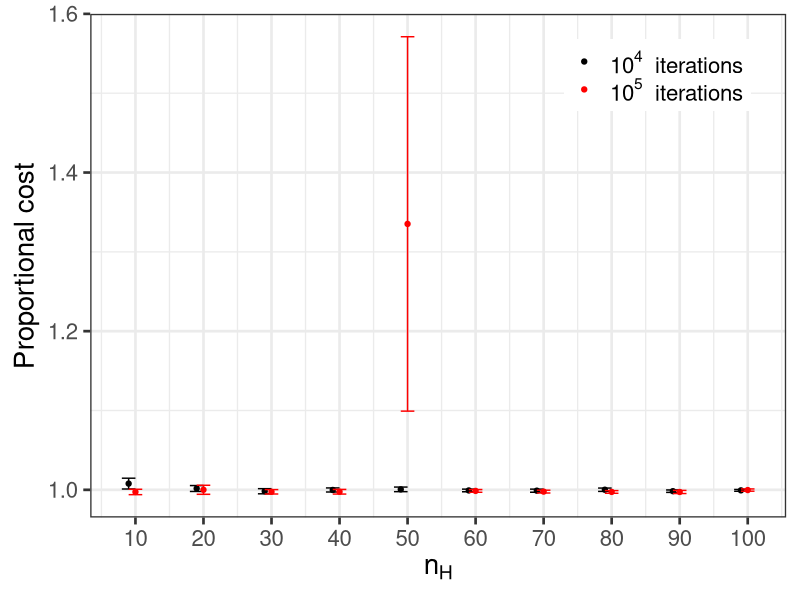
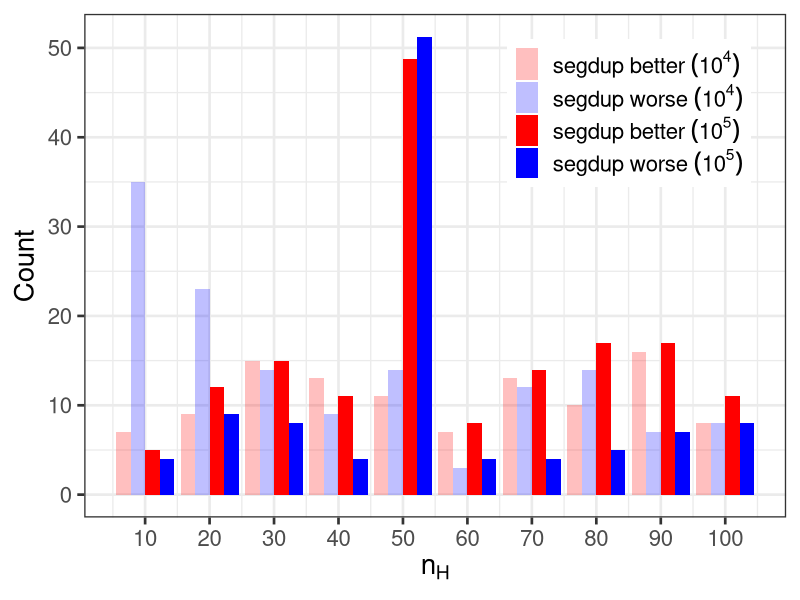
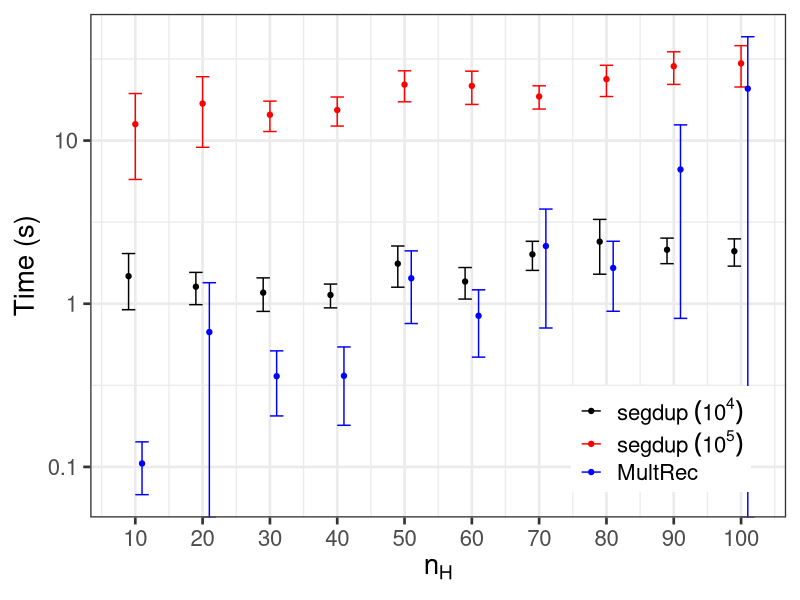
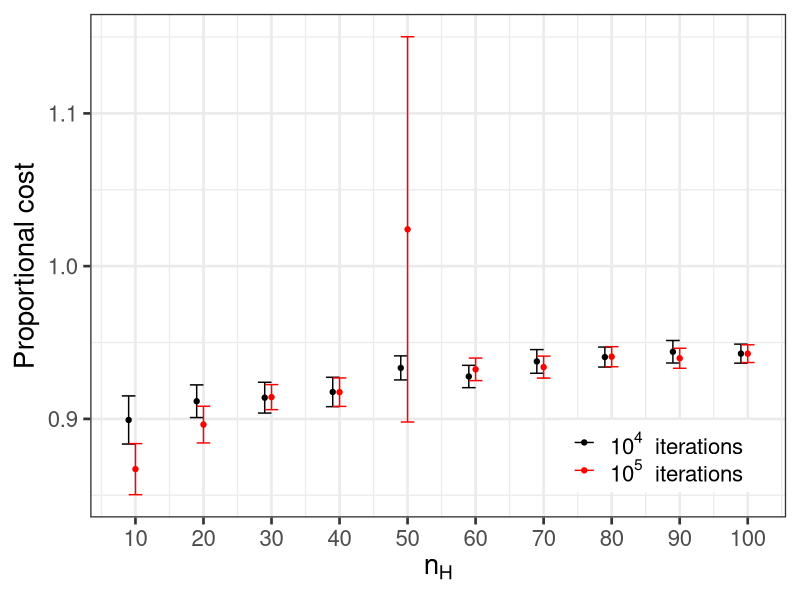

Reproduce these figures in R, in order. (Note: this script raises an error after producing the figures.)
library(ggplot2)
library(reshape)
theme_set(theme_bw(base_size=20))

#system("python3 process.py")
dat <- read.csv("allresults.csv", header=T)
datlong <- read.csv("allresults-long.csv", header=T)

#default values (change nP to 20)
nH <- 50
nP <- 20
rB <- 2
pJ <- 0.5

d <- 10
l <- 1
dat$trueCost <- d*dat$nAllDupEvents+l*dat$nLineageSort

dat$propSdCost <- dat$cost/dat$mrCost
dat$propTrueCost <- dat$cost/dat$trueCost

dat$sdBetter <- dat$cost < dat$mrCost
dat$same <- dat$cost == dat$mrCost
dat$mrBetter <- dat$mrCost < dat$cost

datlong$trueCost <- d*datlong$nAllDupEvents+l*datlong$nLineageSort

datlong$propSdCost <- datlong$cost/datlong$mrCost
datlong$propTrueCost <- datlong$cost/datlong$trueCost

datlong$sdBetter <- datlong$cost < datlong$mrCost
datlong$same <- datlong$cost == datlong$mrCost
datlong$mrBetter <- datlong$mrCost < datlong$cost


#varying nH
nHdat <- dat[dat$nP==nP & dat$rB==rB & dat$pJ == pJ,]
nHdatlong <- datlong[datlong$nP==nP & datlong$rB==rB & datlong$pJ == pJ,]

totals <- aggregate(nHdat, by = list(nHdat$nH), FUN = sum)
means <- aggregate(nHdat, by = list(nHdat$nH), FUN = mean)
sds <- aggregate(nHdat, by = list(nHdat$nH), FUN = sd)/10

ltotals <- aggregate(nHdatlong, by = list(nHdatlong$nH), FUN = sum)
lmeans <- aggregate(nHdatlong, by = list(nHdatlong$nH), FUN = mean)
lsds <- aggregate(nHdatlong, by = list(nHdatlong$nH), FUN = sd)/10

#compare cost to Multrec - proportional increase
#pdf("figures/nH-sdvmr-cost-long.pdf")
#plot(means$nH, means$propSdCost, main="Proportional increase in cost of segdup vs multrec", xlab="nH", ylim=c(min(means$propSdCost-2*sds$propSdCost),max(means$propSdCost+2*sds$propSdCost)))
#arrows(means$nH, means$propSdCost-2*sds$propSdCost, means$nH, means$propSdCost+2*sds$propSdCost, length=0.05, angle=90, code=3)
#dev.off()

pdf("figures/nH-sdvmr-cost-both.pdf")
ggplot(data=means) + geom_point(aes(nH-1,propSdCost,col="black")) +
	geom_errorbar(aes(nH-1,ymin=propSdCost-2*sds$propSdCost,ymax=propSdCost+2*sds$propSdCost),width=2) + 
	geom_point(aes(nH,lmeans$propSdCost,col="red")) +
	geom_errorbar(aes(nH,ymin=lmeans$propSdCost-2*lsds$propSdCost,ymax=lmeans$propSdCost+2*lsds$propSdCost),col="red",width=2) + 
	scale_x_continuous(breaks=seq(0,100,by=10)) +
	scale_colour_manual(values = c('black','red'), labels = c(bquote(10^4~' iterations'),bquote(10^5~' iterations'))) +
	theme(legend.title=element_blank(), legend.position = c(.95, .95), legend.justification = c("right", "top"), legend.box.just = "right", legend.margin = margin(6, 6, 6, 6)) +
	xlab(bquote(n[H])) + ylab("Proportional cost")
dev.off()

#compare cost to Multrec - counts
#pdf("figures/nH-sdvmr-counts-long.pdf")
#barplot(t(as.matrix(totals[,c("sdBetter","same","mrBetter")])), names.arg=means$nH, beside=T, col=c("red","green","blue"), main="Counts where segdup is better/equal/worse than multrec", xlab="nH")
#legend("topright", legend=c("segdup better","equal","segdup worse"), fill=c("red","green","blue"))
#dev.off()

pdf("figures/nH-sdvmr-counts-both.pdf")
tm <- melt(data.frame(nH=means$nH,sd=means$sdBetter*100,mr=means$mrBetter*100,lsd=lmeans$sdBetter*100,lmr=lmeans$mrBetter*100), id.vars=1)
ggplot(data=tm) + geom_bar(aes(nH, value, fill=variable), position="dodge", stat="identity") +
	scale_fill_manual(values=alpha(c('red','blue','red','blue'),c(0.25,0.25,1,1)), labels=c(bquote(segdup~better~(10^4)),bquote(segdup~worse~(10^4)),bquote(segdup~better~(10^5)),bquote(segdup~worse~(10^5)))) +
	theme(legend.title=element_blank(), legend.position = c(.95, .95), legend.justification = c("right", "top"), legend.box.just = "right", legend.margin = margin(6, 6, 6, 6)) +
	scale_x_continuous(breaks=seq(0,100,by=10)) +
	xlab(bquote(n[H])) + ylab("Count")
dev.off()

#compare time to Multrec
#pdf("figures/nH-sdvmr-time-long.pdf")
#plot(means$nH, means$sdTime, col="red", main="Time of segdup vs multrec", xlab="nH", ylim=c(min(means$sdTime-2*sds$sdTime,means$mrTime),max(means$sdTime+2*sds$sdTime,means$mrTime)))
#arrows(means$nH, means$sdTime-2*sds$sdTime, means$nH, means$sdTime+2*sds$sdTime, length=0.05, angle=90, code=3, col="red")
#points(means$nH, means$mrTime, col="blue")
#arrows(means$nH, means$mrTime-2*sds$mrTime, means$nH, means$mrTime+2*sds$mrTime, length=0.05, angle=90, code=3, col="blue")
#legend("topleft", legend=c("segdup","Multrec"), col=c("red","blue"), lty=1)
#dev.off()

pdf("figures/nH-sdvmr-time-both.pdf")
ggplot(data=means) + geom_point(aes(nH-1,sdTime,col="black")) + 
	geom_errorbar(aes(nH-1,ymin=sdTime-2*sds$sdTime,ymax=sdTime+2*sds$sdTime,col="black"),width=2) + 
	geom_point(aes(nH,lmeans$sdTime,col="red")) + 
	geom_errorbar(aes(nH,ymin=lmeans$sdTime-2*lsds$sdTime,ymax=lmeans$sdTime+2*lsds$sdTime,col="red"),width=2) +
	geom_point(aes(nH+1,(mrTime+lmeans$mrTime)/2,colour="blue")) +
	geom_errorbar(aes(nH+1,ymin=pmax(0,(mrTime+lmeans$mrTime)/2-2*(sds$mrTime+lsds$mrTime)/2/sqrt(2)),ymax=(mrTime+lmeans$mrTime)/2+2*(sds$mrTime+lsds$mrTime)/2/sqrt(2),colour="blue"),width=2) + 
	scale_x_continuous(breaks=seq(0,100,by=10)) +
	scale_colour_manual(values = c('black','red','blue'), breaks=c('black','red','blue'),labels = c(bquote(segdup~(10^4)),bquote(segdup~(10^5)),'MultRec')) +
	theme(legend.title=element_blank(), legend.position = c(0.95,0.05), legend.justification = c("right", "bottom"), legend.box.just = "right", legend.margin = margin(6, 6, 6, 6)) + 
	#coord_cartesian(ylim=c(0,max(lmeans$sdTime+2*lsds$sdTime))) +
	scale_y_continuous(trans='log',breaks=10^(-1:3),labels=c("0.1","1","10","100","1000")) +
	xlab(bquote(n[H])) + ylab("Time (s)")
dev.off()

#compare cost to true reconciliation
#pdf("figures/nH-sdvtr-cost-long.pdf")
#plot(means$nH, means$propTrueCost, main="Proportional decrease in cost of segdup vs true", xlab="nH", ylim=c(min(means$propTrueCost-2*sds$propTrueCost),max(means$propTrueCost+2*sds$propTrueCost)))
#arrows(means$nH, means$propTrueCost-2*sds$propTrueCost, means$nH, means$propTrueCost+2*sds$propTrueCost, length=0.05, angle=90, code=3)
#dev.off()

pdf("figures/nH-sdvtr-cost-both.pdf")
ggplot(data=means) + geom_point(aes(nH-1,propTrueCost,col="black")) +
	geom_errorbar(aes(nH-1,ymin=propTrueCost-2*sds$propTrueCost,ymax=propTrueCost+2*sds$propTrueCost,col="black"),width=2) +
	geom_point(aes(nH,lmeans$propTrueCost,col="red")) +
	geom_errorbar(aes(nH,ymin=lmeans$propTrueCost-2*lsds$propTrueCost,ymax=lmeans$propTrueCost+2*lsds$propTrueCost,col="red"),width=2) +
	scale_x_continuous(breaks=seq(0,100,by=10)) +
	scale_colour_manual(values = c('black','red'), labels = c(bquote(10^4~' iterations'),bquote(10^5~' iterations'))) +
	theme(legend.title=element_blank(), legend.position = c(.95, .05), legend.justification = c("right", "bottom"), legend.box.just = "right", legend.margin = margin(6, 6, 6, 6)) +
	xlab(bquote(n[H])) + ylab("Proportional cost")
dev.off()

#varying nP
nPdat <- dat[dat$nH==nH & dat$rB==rB & dat$pJ == pJ,]
nPdatlong <- datlong[datlong$nH==nH & datlong$rB==rB & datlong$pJ == pJ,]

totals <- aggregate(nPdat, by = list(nPdat$nP), FUN = sum)
means <- aggregate(nPdat, by = list(nPdat$nP), FUN = mean)
sds <- aggregate(nPdat, by = list(nPdat$nP), FUN = sd)/10

ltotals <- aggregate(nPdatlong, by = list(nPdatlong$nP), FUN = sum)
lmeans <- aggregate(nPdatlong, by = list(nPdatlong$nP), FUN = mean)
lsds <- aggregate(nPdatlong, by = list(nPdatlong$nP), FUN = sd)/10

#compare cost to Multrec - proportional increase
#pdf("figures/nP-sdvmr-cost-long.pdf")
#plot(means$nP, means$propSdCost, main="Proportional increase in cost of segdup vs multrec", xlab="nP", ylim=c(min(means$propSdCost-2*sds$propSdCost),max(means$propSdCost+2*sds$propSdCost)))
#arrows(means$nP, means$propSdCost-2*sds$propSdCost, means$nP, means$propSdCost+2*sds$propSdCost, length=0.05, angle=90, code=3)
#dev.off()

pdf("figures/nP-sdvmr-cost-both.pdf")
ggplot(data=means) + geom_point(aes(nP-1,propSdCost,col="black")) +
	geom_errorbar(aes(nP-1,ymin=propSdCost-2*sds$propSdCost,ymax=propSdCost+2*sds$propSdCost),width=2) + 
	geom_point(aes(nP,lmeans$propSdCost,col="red")) +
	geom_errorbar(aes(nP,ymin=lmeans$propSdCost-2*lsds$propSdCost,ymax=lmeans$propSdCost+2*lsds$propSdCost),col="red",width=2) + 
	scale_x_continuous(breaks=seq(0,100,by=10)) +
	scale_colour_manual(values = c('black','red'), labels = c(bquote(10^4~' iterations'),bquote(10^5~' iterations'))) +
	theme(legend.title=element_blank(), legend.position = c(.05, .95), legend.justification = c("left", "top"), legend.box.just = "right", legend.margin = margin(6, 6, 6, 6)) +
	xlab(bquote(n[P])) + ylab("Proportional cost")
dev.off()

#compare cost to Multrec - counts
#pdf("figures/nP-sdvmr-counts-long.pdf")
#
#barplot(t(as.matrix(totals[,c("sdBetter","same","mrBetter")])), names.arg=means$nP, beside=F, col=c("red","green","blue"), main="Counts where segdup is better/equal/worse than multrec", xlab="nP")
#legend("topright", legend=c("segdup better","equal","segdup worse"), fill=c("red","green","blue"))
#
#dev.off()
#
#pdf("figures/nP-sdvmr-counts-both.pdf")
#barplot(t(as.matrix(cbind(totals[,c("sdBetter","mrBetter")],ltotals[,c("sdBetter","mrBetter")]))), names.arg=means$nP, beside=T, col=c("red","blue"), density = c(50,50,1000,1000), main="Counts where segdup is better/equal/worse than multrec", xlab="nP")
#legend("topleft", legend=c("segdup better (10^4)","segdup worse (10^4)","segdup better (10^5)","segdup worse (10^5)"), fill=c("red","blue"), density= c(50,50,1000,1000))
#dev.off()

pdf("figures/nP-sdvmr-counts-both.pdf")
tm <- melt(data.frame(nP=means$nP,sd=means$sdBetter*100,mr=means$mrBetter*100,lsd=lmeans$sdBetter*100,lmr=lmeans$mrBetter*100), id.vars=1)
ggplot(data=tm) + geom_bar(aes(nP, value, fill=variable), position="dodge", stat="identity") +
	scale_fill_manual(values=alpha(c('red','blue','red','blue'),c(0.25,0.25,1,1)), labels=c(bquote(segdup~better~(10^4)),bquote(segdup~worse~(10^4)),bquote(segdup~better~(10^5)),bquote(segdup~worse~(10^5)))) +
	theme(legend.title=element_blank(), legend.position = c(.05, .95), legend.justification = c("left", "top"), legend.box.just = "right", legend.margin = margin(6, 6, 6, 6)) +
	scale_x_continuous(breaks=seq(0,100,by=10)) +
	xlab(bquote(n[P])) + ylab("Count")
dev.off()

#compare time to Multrec
#pdf("figures/nP-sdvmr-time-both.pdf")
#plot(means$nP, means$sdTime, main="Time of segdup vs multrec", xlab="nP", ylim=c(0,max(lmeans$sdTime+2*lsds$sdTime,lmeans$mrTime)))
#arrows(means$nP, means$sdTime-2*sds$sdTime, means$nP, means$sdTime+2*sds$sdTime, length=0.05, angle=90, code=3)
#points(lmeans$nP, lmeans$sdTime, col="red")
#arrows(lmeans$nP, lmeans$sdTime-2*lsds$sdTime, lmeans$nP, lmeans$sdTime+2*lsds$sdTime, length=0.05, angle=90, code=3, col="red")
#points(means$nP, means$mrTime, col="blue")
#arrows(means$nP, means$mrTime-2*sds$mrTime, means$nP, means$mrTime+2*sds$mrTime, length=0.05, angle=90, code=3, col="blue")
#legend("topleft", legend=c("segdup (10^4)","segdup (10^5)","Multrec"), col=c("black","red","blue"), lty=1)
#dev.off()

pdf("figures/nP-sdvmr-time-both.pdf")
ggplot(data=means) + geom_point(aes(nP-1,sdTime,col="black")) + 
	geom_errorbar(aes(nP-1,ymin=sdTime-2*sds$sdTime,ymax=sdTime+2*sds$sdTime,col="black"),width=2) + 
	geom_point(aes(nP,lmeans$sdTime,col="red")) + 
	geom_errorbar(aes(nP,ymin=lmeans$sdTime-2*lsds$sdTime,ymax=lmeans$sdTime+2*lsds$sdTime,col="red"),width=2) +
	geom_point(aes(nP+1,(mrTime+lmeans$mrTime)/2,colour="blue")) +
	geom_errorbar(aes(nP+1,ymin=pmax(0,(mrTime+lmeans$mrTime)/2-2*(sds$mrTime+lsds$mrTime)/2/sqrt(2)),ymax=(mrTime+lmeans$mrTime)/2+2*(sds$mrTime+lsds$mrTime)/2/sqrt(2),colour="blue"),width=2) + 
	scale_x_continuous(breaks=seq(0,100,by=10)) +
	scale_colour_manual(values = c('black','red','blue'), breaks=c('black','red','blue'),labels = c(bquote(segdup~(10^4)),bquote(segdup~(10^5)),'MultRec')) +
	theme(legend.title=element_blank(), legend.position = c(0.05,0.95), legend.justification = c("left", "top"), legend.box.just = "right", legend.margin = margin(6, 6, 6, 6)) + 
	#coord_cartesian(ylim=c(0,1.5*max(lmeans$sdTime+2*lsds$sdTime))) +
	scale_y_continuous(trans='log',breaks=10^(-1:3),labels=c("0.1","1","10","100","1000")) +
	xlab(bquote(n[P])) + ylab("Time (s)")
dev.off()

#compare cost to true reconciliation
#pdf("figures/nP-sdvtr-cost-both.pdf")
#plot(means$nP, means$propTrueCost, main="Proportional decrease in cost of segdup vs true", xlab="nP", ylim=c(min(lmeans$propTrueCost-2*lsds$propTrueCost),max(means$propTrueCost+2*sds$propTrueCost)))
#arrows(means$nP, means$propTrueCost-2*sds$propTrueCost, means$nP, means$propTrueCost+2*sds$propTrueCost, length=0.05, angle=90, code=3)
#points(lmeans$nP, lmeans$propTrueCost,col="red")
#arrows(lmeans$nP, lmeans$propTrueCost-2*lsds$propTrueCost, lmeans$nP, lmeans$propTrueCost+2*lsds$propTrueCost, length=0.05, angle=90, code=3, col="red")
#legend("topright", legend=c("segdup (10^4)","segdup (10^5)"), col=c("black","red"), lty=1)
#dev.off()

pdf("figures/nP-sdvtr-cost-both.pdf")
ggplot(data=means) + geom_point(aes(nP-1,propTrueCost,col="black")) +
	geom_errorbar(aes(nP-1,ymin=propTrueCost-2*sds$propTrueCost,ymax=propTrueCost+2*sds$propTrueCost,col="black"),width=2) +
	geom_point(aes(nP,lmeans$propTrueCost,col="red")) +
	geom_errorbar(aes(nP,ymin=lmeans$propTrueCost-2*lsds$propTrueCost,ymax=lmeans$propTrueCost+2*lsds$propTrueCost,col="red"),width=2) +
	scale_x_continuous(breaks=seq(0,100,by=10)) +
	scale_colour_manual(values = c('black','red'), labels = c(bquote(10^4~' iterations'),bquote(10^5~' iterations'))) +
	theme(legend.title=element_blank(), legend.position = c(.95, .95), legend.justification = c("right", "top"), legend.box.just = "right", legend.margin = margin(6, 6, 6, 6)) +
	coord_cartesian(ylim=c(0.9,0.96)) +
	xlab(bquote(n[P])) + ylab("Proportional cost")
dev.off()



#varying rB
rBdat <- dat[dat$nH==nH & dat$nP==nP & dat$pJ == pJ,]
rBdatlong <- datlong[datlong$nH==nH & datlong$nP==nP & datlong$pJ == pJ,]

totals <- aggregate(rBdat, by = list(rBdat$rB), FUN = sum)
means <- aggregate(rBdat, by = list(rBdat$rB), FUN = mean)
sds <- aggregate(rBdat, by = list(rBdat$rB), FUN = sd)/10

ltotals <- aggregate(rBdatlong, by = list(rBdatlong$rB), FUN = sum)
lmeans <- aggregate(rBdatlong, by = list(rBdatlong$rB), FUN = mean)
lsds <- aggregate(rBdatlong, by = list(rBdatlong$rB), FUN = sd)/10

#compare cost to Multrec - proportional increase
pdf("figures/rB-sdvmr-cost-both.pdf")
ggplot(data=means) + geom_point(aes(rB-0.05,propSdCost,col="black")) +
	geom_errorbar(aes(rB-0.05,ymin=propSdCost-2*sds$propSdCost,ymax=propSdCost+2*sds$propSdCost),width=0.1) + 
	geom_point(aes(rB,lmeans$propSdCost,col="red")) +
	geom_errorbar(aes(rB,ymin=lmeans$propSdCost-2*lsds$propSdCost,ymax=lmeans$propSdCost+2*lsds$propSdCost),col="red",width=0.1) + 
	scale_x_continuous(breaks=seq(1,5,by=1)) +
	scale_colour_manual(values = c('black','red'), labels = c(bquote(10^4~' iterations'),bquote(10^5~' iterations'))) +
	theme(legend.title=element_blank(), legend.position = c(.05, .95), legend.justification = c("left", "top"), legend.box.just = "right", legend.margin = margin(6, 6, 6, 6)) +
	xlab(bquote(r[B])) + ylab("Proportional cost")
dev.off()

#compare cost to Multrec - counts
pdf("figures/rB-sdvmr-counts-both.pdf")
tm <- melt(data.frame(rB=means$rB,sd=means$sdBetter*100,mr=means$mrBetter*100,lsd=lmeans$sdBetter*100,lmr=lmeans$mrBetter*100), id.vars=1)
ggplot(data=tm) + geom_bar(aes(rB, value, fill=variable), position="dodge", stat="identity") +
	scale_fill_manual(values=alpha(c('red','blue','red','blue'),c(0.25,0.25,1,1)), labels=c(bquote(segdup~better~(10^4)),bquote(segdup~worse~(10^4)),bquote(segdup~better~(10^5)),bquote(segdup~worse~(10^5)))) +
	theme(legend.title=element_blank(), legend.position = c(.05, .95), legend.justification = c("left", "top"), legend.box.just = "right", legend.margin = margin(6, 6, 6, 6)) +
	scale_x_continuous(breaks=seq(1,5,by=1)) +
	xlab(bquote(r[B])) + ylab("Count")
dev.off()

#compare time to Multrec
pdf("figures/rB-sdvmr-time-both.pdf")
ggplot(data=means) + geom_point(aes(rB-0.05,sdTime,col="black")) + 
	geom_errorbar(aes(rB-0.05,ymin=sdTime-2*sds$sdTime,ymax=sdTime+2*sds$sdTime,col="black"),width=0.1) + 
	geom_point(aes(rB,lmeans$sdTime,col="red")) + 
	geom_errorbar(aes(rB,ymin=lmeans$sdTime-2*lsds$sdTime,ymax=lmeans$sdTime+2*lsds$sdTime,col="red"),width=0.1) +
	geom_point(aes(rB+0.05,(mrTime+lmeans$mrTime)/2,colour="blue")) +
	geom_errorbar(aes(rB+0.05,ymin=pmax(0,(mrTime+lmeans$mrTime)/2-2*(sds$mrTime+lsds$mrTime)/2/sqrt(2)),ymax=(mrTime+lmeans$mrTime)/2+2*(sds$mrTime+lsds$mrTime)/2/sqrt(2),colour="blue"),width=0.1) + 
	scale_x_continuous(breaks=seq(1,5,by=1)) +
	scale_colour_manual(values = c('black','red','blue'), breaks=c('black','red','blue'),labels = c(bquote(segdup~(10^4)),bquote(segdup~(10^5)),'MultRec')) +
	theme(legend.title=element_blank(), legend.position = c(0.05,0.95), legend.justification = c("left", "top"), legend.box.just = "right", legend.margin = margin(6, 6, 6, 6)) + 
	#coord_cartesian(ylim=c(0,max(lmeans$mrTime))) +
	scale_y_continuous(trans='log',breaks=10^(-1:3),labels=c("0.1","1","10","100","1000")) +
	xlab(bquote(r[B])) + ylab("Time (s)")
dev.off()

#compare cost to true reconciliation
pdf("figures/rB-sdvtr-cost-both.pdf")
ggplot(data=means) + geom_point(aes(rB-0.05,propTrueCost,col="black")) +
	geom_errorbar(aes(rB-0.05,ymin=propTrueCost-2*sds$propTrueCost,ymax=propTrueCost+2*sds$propTrueCost,col="black"),width=0.1) +
	geom_point(aes(rB,lmeans$propTrueCost,col="red")) +
	geom_errorbar(aes(rB,ymin=lmeans$propTrueCost-2*lsds$propTrueCost,ymax=lmeans$propTrueCost+2*lsds$propTrueCost,col="red"),width=0.1) +
	scale_x_continuous(breaks=seq(1,5,by=1)) +
	scale_colour_manual(values = c('black','red'), labels = c(bquote(10^4~' iterations'),bquote(10^5~' iterations'))) +
	theme(legend.title=element_blank(), legend.position = c(.95, .05), legend.justification = c("right", "bottom"), legend.box.just = "right", legend.margin = margin(6, 6, 6, 6)) +
	xlab(bquote(r[B])) + ylab("Proportional cost")
dev.off()


#varying pJ
pJdat <- dat[dat$nH == nH & dat$nP==nP & dat$rB==rB,]
pJdatlong <- datlong[datlong$nH == nH & datlong$nP==nP & datlong$rB==rB,]

totals <- aggregate(pJdat, by = list(pJdat$pJ), FUN = sum)
means <- aggregate(pJdat, by = list(pJdat$pJ), FUN = mean)
sds <- aggregate(pJdat, by = list(pJdat$pJ), FUN = sd)/10

ltotals <- aggregate(pJdatlong, by = list(pJdatlong$pJ), FUN = sum)
lmeans <- aggregate(pJdatlong, by = list(pJdatlong$pJ), FUN = mean)
lsds <- aggregate(pJdatlong, by = list(pJdatlong$pJ), FUN = sd)/10

#compare cost to Multrec - proportional increase
pdf("figures/pJ-sdvmr-cost-both.pdf")
ggplot(data=means) + geom_point(aes(pJ-0.01,propSdCost,col="black")) +
	geom_errorbar(aes(pJ-0.01,ymin=propSdCost-2*sds$propSdCost,ymax=propSdCost+2*sds$propSdCost),width=0.02) + 
	geom_point(aes(pJ,lmeans$propSdCost,col="red")) +
	geom_errorbar(aes(pJ,ymin=lmeans$propSdCost-2*lsds$propSdCost,ymax=lmeans$propSdCost+2*lsds$propSdCost),col="red",width=0.02) + 
	scale_x_continuous(breaks=seq(0,1,by=0.2)) +
	scale_colour_manual(values = c('black','red'), labels = c(bquote(10^4~' iterations'),bquote(10^5~' iterations'))) +
	theme(legend.title=element_blank(), legend.position = c(.05, .95), legend.justification = c("left", "top"), legend.box.just = "right", legend.margin = margin(6, 6, 6, 6)) +
	xlab(bquote(p[J])) + ylab("Proportional cost")
dev.off()

#compare cost to Multrec - counts
pdf("figures/pJ-sdvmr-counts-both.pdf")
tm <- melt(data.frame(pJ=means$pJ,sd=means$sdBetter*100,mr=means$mrBetter*100,lsd=lmeans$sdBetter*100,lmr=lmeans$mrBetter*100), id.vars=1)
ggplot(data=tm) + geom_bar(aes(pJ, value, fill=variable), position="dodge", stat="identity") +
	scale_fill_manual(values=alpha(c('red','blue','red','blue'),c(0.25,0.25,1,1)), labels=c(bquote(segdup~better~(10^4)),bquote(segdup~worse~(10^4)),bquote(segdup~better~(10^5)),bquote(segdup~worse~(10^5)))) +
	theme(legend.title=element_blank(), legend.position = c(.05, .95), legend.justification = c("left", "top"), legend.box.just = "right", legend.margin = margin(6, 6, 6, 6)) +
	scale_x_continuous(breaks=seq(0,1,by=0.2)) +
	xlab(bquote(p[J])) + ylab("Count")
dev.off()

#compare time to Multrec
pdf("figures/pJ-sdvmr-time-both.pdf")
ggplot(data=means) + geom_point(aes(pJ-0.01,sdTime,col="black")) + 
	geom_errorbar(aes(pJ-0.01,ymin=sdTime-2*sds$sdTime,ymax=sdTime+2*sds$sdTime,col="black"),width=0.02) + 
	geom_point(aes(pJ,lmeans$sdTime,col="red")) + 
	geom_errorbar(aes(pJ,ymin=lmeans$sdTime-2*lsds$sdTime,ymax=lmeans$sdTime+2*lsds$sdTime,col="red"),width=0.02) +
	geom_point(aes(pJ+0.01,(mrTime+lmeans$mrTime)/2,colour="blue")) +
	geom_errorbar(aes(pJ+0.01,ymin=pmax(0,(mrTime+lmeans$mrTime)/2-2*(sds$mrTime+lsds$mrTime)/2/sqrt(2)),ymax=(mrTime+lmeans$mrTime)/2+2*(sds$mrTime+lsds$mrTime)/2/sqrt(2),colour="blue"),width=0.02) + 
	scale_x_continuous(breaks=seq(0,1,by=0.2)) +
	scale_colour_manual(values = c('black','red','blue'), breaks=c('black','red','blue'),labels = c(bquote(segdup~(10^4)),bquote(segdup~(10^5)),'MultRec')) +
	theme(legend.title=element_blank(), legend.position = c(0.05,0.95), legend.justification = c("left", "top"), legend.box.just = "right", legend.margin = margin(6, 6, 6, 6)) + 
	#coord_cartesian(ylim=c(0,max(lmeans$mrTime))) +
	scale_y_continuous(trans='log',breaks=10^(-1:3),labels=c("0.1","1","10","100","1000")) +
	xlab(bquote(p[J])) + ylab("Time (s)")
dev.off()

#compare cost to true reconciliation
pdf("figures/pJ-sdvtr-cost-both.pdf")
ggplot(data=means) + geom_point(aes(pJ-0.01,propTrueCost,col="black")) +
	geom_errorbar(aes(pJ-0.01,ymin=propTrueCost-2*sds$propTrueCost,ymax=propTrueCost+2*sds$propTrueCost,col="black"),width=0.02) +
	geom_point(aes(pJ,lmeans$propTrueCost,col="red")) +
	geom_errorbar(aes(pJ,ymin=lmeans$propTrueCost-2*lsds$propTrueCost,ymax=lmeans$propTrueCost+2*lsds$propTrueCost,col="red"),width=0.02) +
	scale_x_continuous(breaks=seq(0,1,by=0.2)) +
	scale_colour_manual(values = c('black','red'), labels = c(bquote(10^4~' iterations'),bquote(10^5~' iterations'))) +
	theme(legend.title=element_blank(), legend.position = c(.95, .05), legend.justification = c("right", "bottom"), legend.box.just = "right", legend.margin = margin(6, 6, 6, 6)) +
	xlab(bquote(p[J])) + ylab("Proportional cost")
dev.off()
